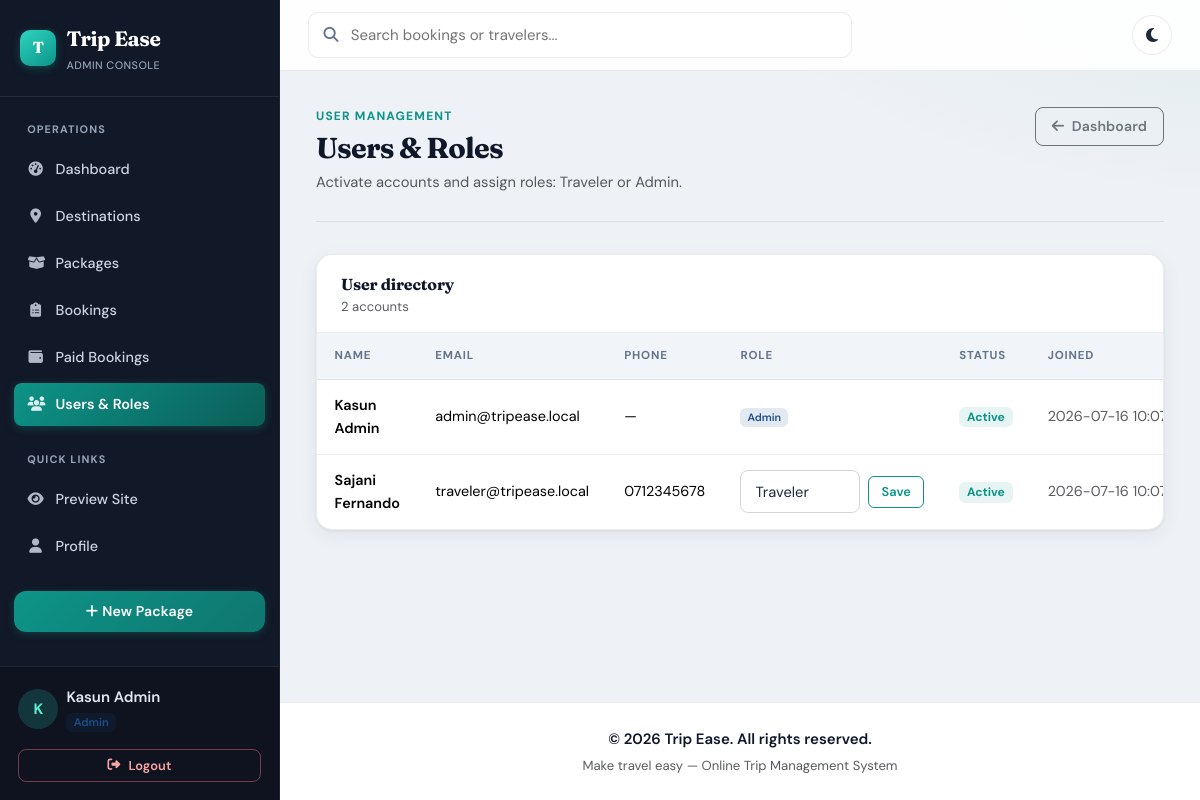
The page /admin/users/list.php (signed in) on the database its author committed.
### tables this page shows
CREATE TABLE IF NOT EXISTS users (
    user_id INT AUTO_INCREMENT PRIMARY KEY,
    name VARCHAR(100) NOT NULL,
    email VARCHAR(150) NOT NULL UNIQUE,
    password_hash VARCHAR(255) NOT NULL,
    phone VARCHAR(20) NULL,
    role ENUM('traveler', 'admin') NOT NULL DEFAULT 'traveler',
    status ENUM('active', 'inactive') NOT NULL DEFAULT 'active',
    profile_image VARCHAR(255) NULL,
    created_at TIMESTAMP NOT NULL DEFAULT CURRENT_TIMESTAMP,
    updated_at TIMESTAMP NOT NULL DEFAULT CURRENT_TIMESTAMP ON UPDATE CURRENT_TIMESTAMP
);

### includes/app.php (called while the page is built, shortened)
<?php
function appUrl(string $path = ""): string
{
    $base = rtrim(APP_BASE_PATH, "/");
    return $base . "/" . ltrim($path, "/");
}

### admin/users/list.php (the view, shortened to what this page needs)
<?php
require_once __DIR__ . "/../../includes/header.php";
$users = $pdo->query(
    "SELECT user_id, name, email, phone, role, status, created_at
     FROM users
     ORDER BY FIELD(role, 'admin', 'traveler'), created_at DESC"
)->fetchAll();
?>
<div class="page-header">
    <div>
        <p class="page-kicker mb-1">User management</p>
        <h2>Users & Roles</h2>
        <p class="text-muted mb-0">Activate accounts and assign roles: Traveler or Admin.</p>
    </div>
    <a class="btn btn-outline-secondary" href="<?= htmlspecialchars(appUrl('/admin/index.php')) ?>">
        <i class="fa-solid fa-arrow-left me-1"></i> Dashboard
    </a>
</div>
<div class="card card-modern card-panel">
    <div class="card-body p-0">
        <div class="panel-toolbar">
            <div>
                <h5 class="mb-0">User directory</h5>
                <p class="text-muted small mb-0"><?= count($users) ?> account<?= count($users) === 1 ? "" : "s" ?></p>
            </div>
        </div>
        <div class="table-responsive">
            <table class="table table-app align-middle mb-0">
                <thead>
                    <tr>
                        <th>Name</th>
                        <th>Email</th>
                        <th>Phone</th>
                        <th>Role</th>
                        <th>Status</th>
                        <th>Joined</th>
                    </tr>
                </thead>
                <tbody>
                <?php foreach ($users as $user): ?>
                    <tr>
                        <td class="fw-semibold"><?= htmlspecialchars($user["name"]) ?></td>
                        <td><?= htmlspecialchars($user["email"]) ?></td>
                        <td><?= htmlspecialchars((string)($user["phone"] ?? "—")) ?></td>
                        <td>
                            <?php if ((int)$user["user_id"] === (int)$_SESSION["user_id"]): ?>
                                <span class="badge badge-role badge-role-<?= htmlspecialchars($user["role"]) ?>"><?= htmlspecialchars($user["role"]) ?></span>
                            <?php else: ?>
                                <form method="post" action="<?= htmlspecialchars(appUrl('/admin/users/update_role.php')) ?>" class="d-flex gap-2 align-items-center">
                                    <select class="form-select form-select-sm" name="role" style="width: 120px;">
                                        <?php foreach (["traveler", "admin"] as $roleOption): ?>
                                            <option value="<?= $roleOption ?>" <?= $user["role"] === $roleOption ? "selected" : "" ?>>
                                                <?= ucfirst($roleOption) ?>
                                            </option>
                                        <?php endforeach; ?>
                                    </select>
                                    <button class="btn btn-sm btn-outline-primary" type="submit">Save</button>
                                </form>
                            <?php endif; ?>
                        </td>
                        <td><span class="badge badge-soft"><?= htmlspecialchars($user["status"]) ?></span></td>
                        <td class="small text-muted text-nowrap"><?= htmlspecialchars($user["created_at"]) ?></td>
                    </tr>
                <?php endforeach; ?>
                </tbody>
            </table>
        </div>
    </div>
</div>
<?php require_once __DIR__ . "/../../includes/footer.php"; ?>

### rows shown on the page
users: name "Kasun Admin", email "admin@tripease.local", phone "—", role "Admin", status "Active", created_at "2026-07-16…"
users: name "Sajani Fernando", email "traveler@tripease.local", phone "0712345678", role "Traveler", status "Active", created_at "2026-07-16…"

### other values the page prints
substr($_SESSION["user_name"] ?? "U", 0, 1) "K"
$_SESSION["user_name"] "Kasun Admin"
currentUserRole() "Admin"
count($users) "2"
